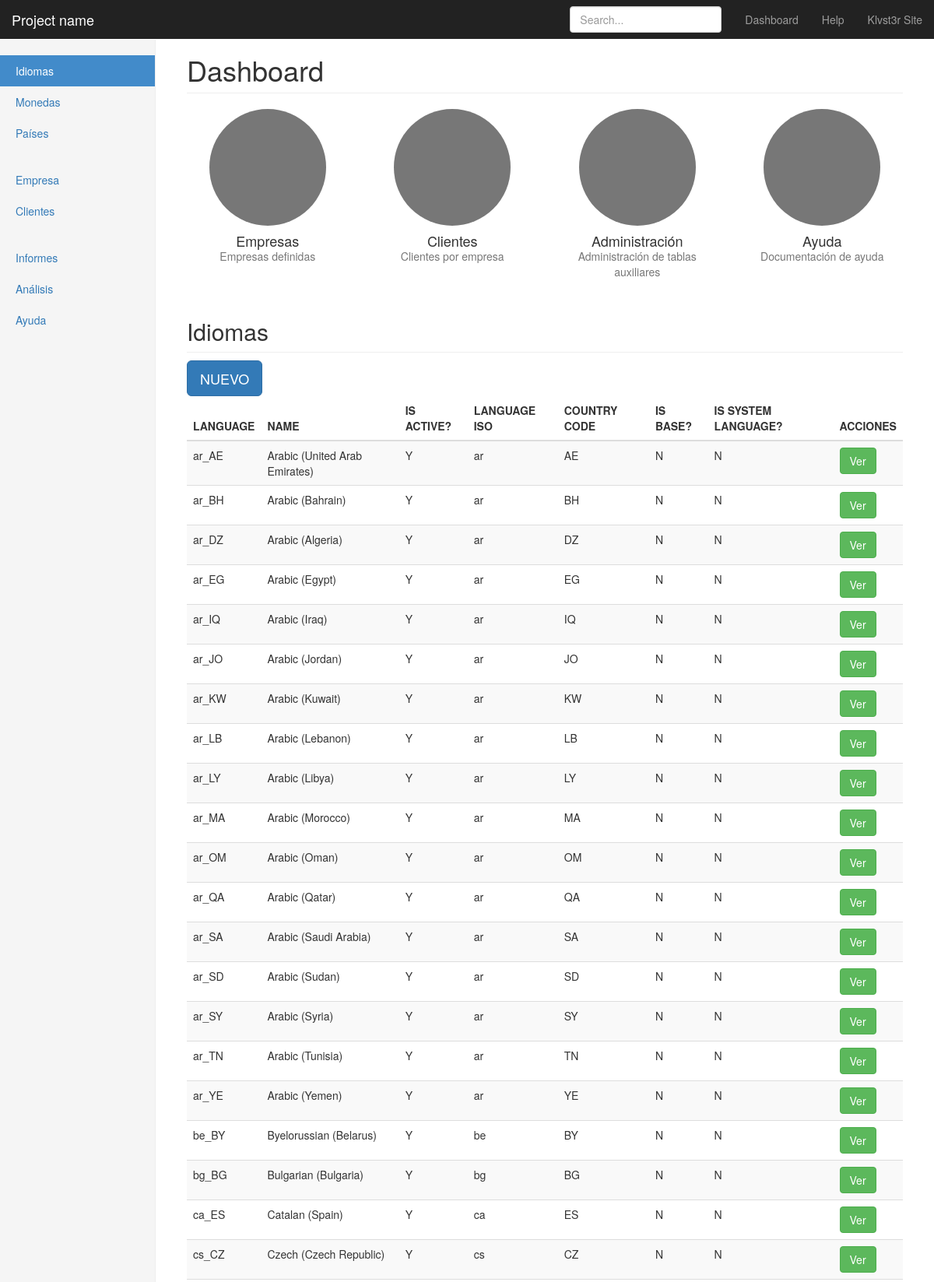
The page / (upper part) on the database its author committed.
### tables this page shows
CREATE TABLE cb_language
(
  idlanguage VARCHAR(6) NOT NULL COMMENT 'Como clave primaria usamos la codificación del idioma i18n e i10n, las principales: es_ES y en_EN, que serán las que se usarán por defecto.',
  namelanguage VARCHAR(60) NOT NULL COMMENT 'Nombre del idioma en el idioma por defecto del sistema (castellano).',
  isactive VARCHAR(1) NOT NULL DEFAULT 'N',
  languageiso VARCHAR(2),
  countrycode VARCHAR(2),
  isbaselanguage VARCHAR(1) NOT NULL DEFAULT 'N',
  issystemlanguage VARCHAR(1) NOT NULL DEFAULT 'N',
CONSTRAINT pk_cb_language PRIMARY KEY (idlanguage),
CONSTRAINT u_cb_language_namelanguage UNIQUE (namelanguage),
CONSTRAINT ch_cb_language_isactive_check CHECK (isactive IN ('Y', 'N')),
CONSTRAINT ch_cb_language_isbaselang_check CHECK(isbaselanguage IN ('Y', 'N')),    
CONSTRAINT ch_cb_language_issysang_check CHECK (issystemlanguage IN ('Y', 'N'))
);

### controller/CbLanguageController.php (called while the page is built, shortened)
<?php
class CbLanguageController {
    var $cdb = null;
    public function readAll(){
        $query = "SELECT * FROM cb_language;";
        $statement = $this->cdb->prepare($query);
        $statement->execute();
        $rows = $statement->fetchAll(\PDO::FETCH_OBJ);
        return $rows;
    }
}

### index.php (the view, shortened to what this page needs)
<!doctype html>
<html lang="en">
  <head>
    <link href="css/bootstrap.min.css" rel="stylesheet">
    <link href="css/ie10-viewport-bug-workaround.css" rel="stylesheet">
    <link href="css/dashboard.css" rel="stylesheet">
  </head>
  <body>
    <nav class="navbar navbar-inverse navbar-fixed-top">
      <div class="container-fluid">
        <div class="navbar-header">
          <a class="navbar-brand" href="#">Project name</a>
        </div>
        <div id="navbar" class="navbar-collapse collapse">
          <ul class="nav navbar-nav navbar-right">
            <li><a href="#">Dashboard</a></li>
            <li><a href="#">Help</a></li>
            <li><a href="#" target="blanck">Klvst3r Site</a></li>
          </ul>
          <form class="navbar-form navbar-right">
            <input type="text" class="form-control" placeholder="Search...">
          </form>
        </div>
      </div>
    </nav>
    <div class="container-fluid">
            <div class="row">
                <div class="col-sm-3 col-md-2 sidebar">
                    <ul class="nav nav-sidebar">
                        <li class="active"><a href="#">Idiomas <span class="sr-only">(current)</span></a></li>
                        <li><a href="">Monedas</a></li>
                        <li><a href="">Países</a></li>
                    </ul>
                    <ul class="nav nav-sidebar">
                        <li><a href="">Empresa</a></li>
                        <li><a href="">Clientes</a></li>
                    </ul>
                    <ul class="nav nav-sidebar">
                        <li><a href="#">Informes</a></li>
                        <li><a href="#">Análisis</a></li>
                        <li><a href="">Ayuda</a></li>
                    </ul>
                </div>
                <div class="col-sm-9 col-sm-offset-3 col-md-10 col-md-offset-2 main">
                    <h1 class="page-header">Dashboard</h1>
                    <div class="row placeholders">
                        <div class="col-xs-6 col-sm-3 placeholder">
                            <img width="150" height="150" class="img-responsive" alt="Generic placeholder thumbnail">
                            <h4>Empresas</h4>
                            <span class="text-muted">Empresas definidas</span>
                        </div>
                        <div class="col-xs-6 col-sm-3 placeholder">
                            <img width="150" height="150" class="img-responsive" alt="Generic placeholder thumbnail">
                            <h4>Clientes</h4>
                            <span class="text-muted">Clientes por empresa</span>
                        </div>
                        <div class="col-xs-6 col-sm-3 placeholder">
                            <img width="150" height="150" class="img-responsive" alt="Generic placeholder thumbnail">
                            <h4>Administración</h4>
                            <span class="text-muted">Administración de tablas auxiliares</span>
                        </div>
                        <div class="col-xs-6 col-sm-3 placeholder">
                            <img width="150" height="200" class="img-responsive" alt="Generic placeholder thumbnail">
                            <h4>Ayuda</h4>
                            <span class="text-muted">Documentación de ayuda</span>
                        </div>
                    </div>
                    <h2 class="sub-header">Idiomas</h2>
                    <?php
                        include './controller/CbLanguageController.php';
                        $dConnect = new DatabaseConnect;
                        $cdb = $dConnect->dbConnectSimple();
                    ?>
            <button type="button"
            class="btn btn-lg btn-primary"
            data-toggle="modal"
            data-target="#myModal"
            onclick="newCbLanguage()">NUEVO</button>
                    <div class="table-responsive">
                        <table class="table table-striped">
                            <thead>
                                <tr>
                                    <th>LANGUAGE</th>
                                    <th>NAME</th>
                                    <th>IS ACTIVE?</th>
                                    <th>LANGUAGE ISO</th>
                                    <th>COUNTRY CODE</th>
                                    <th>IS BASE?</th>
                                    <th>IS SYSTEM LANGUAGE?</th>
                                    <th>ACCIONES</th>
                                </tr>
                            </thead>
                            <tbody>
                                <form role="form" name="formListCbLanguage" method="post" action="index.php">
                                <?php
                                try {
                                    $cbLanguageController = new CbLanguageController();
                                    $cbLanguageController->cdb = $cdb;
                                    $rows = $cbLanguageController->readAll();
                                    foreach ($rows as $row) {
                                        ?>
                                        <tr>
                                            <td><?php print($row->idlanguage); ?></td>
                                            <td><?php print($row->namelanguage); ?></td>
                                            <td><?php print($row->isactive); ?></td>
                                            <td><?php print($row->languageiso); ?></td>
                                            <td><?php print($row->countrycode); ?></td>
                                            <td><?php print($row->isbaselanguage); ?></td>
                                            <td><?php print($row->issystemlanguage); ?></td>
                                            <td>
                                            <button id="see-language" name="see-language"type="button" class="btn btn-success"
                                            data-toggle="modal"
                                            data-target="#myModal"
                                            onclick="openCbLanguage('see',
                                                        '<?php print($row->idlanguage); ?>', '<?php print($row->namelanguage); ?>',
                                                        '<?php print($row->isactive); ?>', '<?php print($row->languageiso); ?>',
                                                        '<?php print($row->countrycode); ?>', '<?php print($row->isbaselanguage); ?>',
                                                        '<?php print($row->issystemlanguage); ?>')">
                                            Ver</button>
                                            </td>
                                            </tr>
                                    <?php
                                    }
                                } catch (Exception $exception) {
                                    echo 'Error hacer la consulta: ' . $exception;
                                }
                                ?>
                                </form>
                            </tbody>
                        </table>
                    </div>
                </div>
            </div>
        </div>
  </body>
</html>

### css/dashboard.css (style rules this page uses)
body { padding-top: 50px; }
.sub-header { padding-bottom: 10px; border-bottom: 1px solid #eee; }
.navbar-fixed-top { border: 0; }
.sidebar { display: none; }
@media (min-width: 768px) { .sidebar { position: fixed; top: 51px; bottom: 0; left: 0; z-index: 1000; display: block; padding: 20px; overflow-x: hidden; overflow-y: auto; background-color: #f5f5f5; border-right: 1px solid #eee; } }
.nav-sidebar { margin-right: -21px; margin-bottom: 20px; margin-left: -20px; }
.nav-sidebar > li > a { padding-right: 20px; padding-left: 20px; }
.nav-sidebar > .active > a, .nav-sidebar > .active > a:hover, .nav-sidebar > .active > a:focus { color: #fff; background-color: #428bca; }
.main { padding: 20px; }
@media (min-width: 768px) { .main { padding-right: 40px; padding-left: 40px; } }
.main .page-header { margin-top: 0; }
.placeholders { margin-bottom: 30px; text-align: center; }
.placeholders h4 { margin-bottom: 0; }
.placeholder { margin-bottom: 20px; }
.placeholder img { display: inline-block; border-radius: 50%; }

### rows shown on the page
cb_language: idlanguage "ar_AE", namelanguage "Arabic (United Arab Emirates)", isactive "Y", languageiso "ar", countrycode "AE", isbaselanguage "N", issystemlanguage "N"
cb_language: idlanguage "ar_BH", namelanguage "Arabic (Bahrain)", isactive "Y", languageiso "ar", countrycode "BH", isbaselanguage "N", issystemlanguage "N"
cb_language: idlanguage "ar_DZ", namelanguage "Arabic (Algeria)", isactive "Y", languageiso "ar", countrycode "DZ", isbaselanguage "N", issystemlanguage "N"
cb_language: idlanguage "ar_EG", namelanguage "Arabic (Egypt)", isactive "Y", languageiso "ar", countrycode "EG", isbaselanguage "N", issystemlanguage "N"
cb_language: idlanguage "ar_IQ", namelanguage "Arabic (Iraq)", isactive "Y", languageiso "ar", countrycode "IQ", isbaselanguage "N", issystemlanguage "N"
cb_language: idlanguage "ar_JO", namelanguage "Arabic (Jordan)", isactive "Y", languageiso "ar", countrycode "JO", isbaselanguage "N", issystemlanguage "N"
cb_language: idlanguage "ar_KW", namelanguage "Arabic (Kuwait)", isactive "Y", languageiso "ar", countrycode "KW", isbaselanguage "N", issystemlanguage "N"
cb_language: idlanguage "ar_LB", namelanguage "Arabic (Lebanon)", isactive "Y", languageiso "ar", countrycode "LB", isbaselanguage "N", issystemlanguage "N"
cb_language: idlanguage "ar_LY", namelanguage "Arabic (Libya)", isactive "Y", languageiso "ar", countrycode "LY", isbaselanguage "N", issystemlanguage "N"
cb_language: idlanguage "ar_MA", namelanguage "Arabic (Morocco)", isactive "Y", languageiso "ar", countrycode "MA", isbaselanguage "N", issystemlanguage "N"
cb_language: idlanguage "ar_OM", namelanguage "Arabic (Oman)", isactive "Y", languageiso "ar", countrycode "OM", isbaselanguage "N", issystemlanguage "N"
cb_language: idlanguage "ar_QA", namelanguage "Arabic (Qatar)", isactive "Y", languageiso "ar", countrycode "QA", isbaselanguage "N", issystemlanguage "N"
cb_language: idlanguage "ar_SA", namelanguage "Arabic (Saudi Arabia)", isactive "Y", languageiso "ar", countrycode "SA", isbaselanguage "N", issystemlanguage "N"
cb_language: idlanguage "ar_SD", namelanguage "Arabic (Sudan)", isactive "Y", languageiso "ar", countrycode "SD", isbaselanguage "N", issystemlanguage "N"
cb_language: idlanguage "ar_SY", namelanguage "Arabic (Syria)", isactive "Y", languageiso "ar", countrycode "SY", isbaselanguage "N", issystemlanguage "N"
cb_language: idlanguage "ar_TN", namelanguage "Arabic (Tunisia)", isactive "Y", languageiso "ar", countrycode "TN", isbaselanguage "N", issystemlanguage "N"
cb_language: idlanguage "ar_YE", namelanguage "Arabic (Yemen)", isactive "Y", languageiso "ar", countrycode "YE", isbaselanguage "N", issystemlanguage "N"
cb_language: idlanguage "be_BY", namelanguage "Byelorussian (Belarus)", isactive "Y", languageiso "be", countrycode "BY", isbaselanguage "N", issystemlanguage "N"
cb_language: idlanguage "bg_BG", namelanguage "Bulgarian (Bulgaria)", isactive "Y", languageiso "bg", countrycode "BG", isbaselanguage "N", issystemlanguage "N"
cb_language: idlanguage "ca_ES", namelanguage "Catalan (Spain)", isactive "Y", languageiso "ca", countrycode "ES", isbaselanguage "N", issystemlanguage "N"
cb_language: idlanguage "cs_CZ", namelanguage "Czech (Czech Republic)", isactive "Y", languageiso "cs", countrycode "CZ", isbaselanguage "N", issystemlanguage "N"
